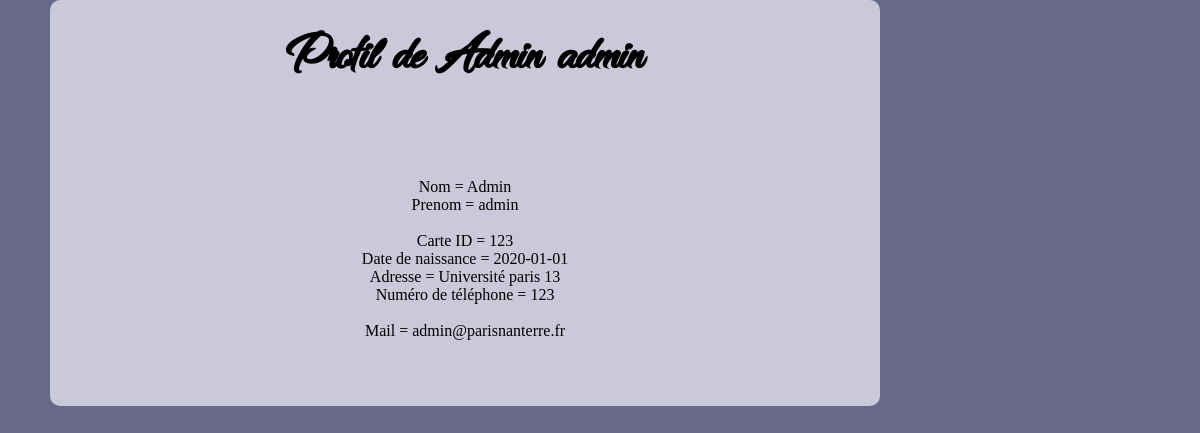
The page /profile.php?id_etudiant=18 on the database its author committed.
### tables this page shows
CREATE TABLE `Utilisateur` (
  `id_etudiant` int(11) NOT NULL,
  `Nom` varchar(50) NOT NULL,
  `Prenom` varchar(50) DEFAULT NULL,
  `carte_id` int(11) DEFAULT NULL,
  `date_naiss` date DEFAULT NULL,
  `adresse` varchar(100) DEFAULT NULL,
  `num_tel` int(11) DEFAULT NULL,
  `mail` varchar(70) NOT NULL,
  `mdp` varchar(50) NOT NULL,
  `choixFormation` int(11) DEFAULT NULL,
  `TypeUser` int(11) NOT NULL,
  `id_statuts` int(11) DEFAULT NULL
);

### profile.php (the view, shortened to what this page needs)
<?php
$bdd = new PDO('mysql:host=localhost;dbname=Projet_Php', 'root', 'root');
if(isset($_GET['id_etudiant']) and $_GET['id_etudiant'] > 0)
{
	$getid = intval($_GET['id_etudiant']);
	$requser = $bdd->prepare("SELECT * FROM Utilisateur WHERE id_etudiant = ?");
	$requser->execute(array($getid));
	$userinfo = $requser->fetch();
?>
<!DOCTYPE html>
<html>
<head>
	<link rel="stylesheet" href="Content/css/nobel.css" />
</head>
<body>
	<main>
		<div align="center"><h1>Profil de <?php echo $userinfo['Nom']." ".$userinfo['Prenom'];?></h1>
		<br><br><br>
		Nom = <?php echo $userinfo['Nom'];?><br>
		Prenom = <?php echo $userinfo['Prenom'];?>
		<br><br>
		Carte ID = <?php echo $userinfo['carte_id'];?><br>
		Date de naissance = <?php echo $userinfo['date_naiss'];?><br>
		Adresse = <?php echo $userinfo['adresse'];?><br>
		Numéro de téléphone = <?php echo $userinfo['num_tel'];?>
		<br><br>
		Mail = <?php echo $userinfo['mail'];?><br><br><br></div>
	</main>
		<nav>
		</nav>
</body>
</html>
<?php
}
?>

### Content/css/nobel.css (style rules this page uses)
body { width : 70%; background-color : #686887; margin:auto; overflow-y: scroll ; position: relative; }
main { width : 70%; margin-left : 150px; margin-right: 100px; background-color : #C9C9D9; border-radius : 10px; padding : 30px; position: relative; }
nav { position : absolute; top : 163px; right : 0px; }
h1 { font-family: "dancing_in_the_rainbow"; font-size: 3.5em; text-align: center; margin-top: 0px; }
@media screen and (min-width: 1100px) and (max-width: 1400px) { body { width : 1100px; } }
@media screen and (min-width: 1100px) and (max-width: 1400px) { main, header { margin-left : 0px; } }

### rows shown on the page
utilisateur: Nom "Admin", Prenom "admin", carte "123", date_naiss "2020-01-01", adresse "Université paris 13", num_tel "123", mail "admin@parisnanterre.fr"
